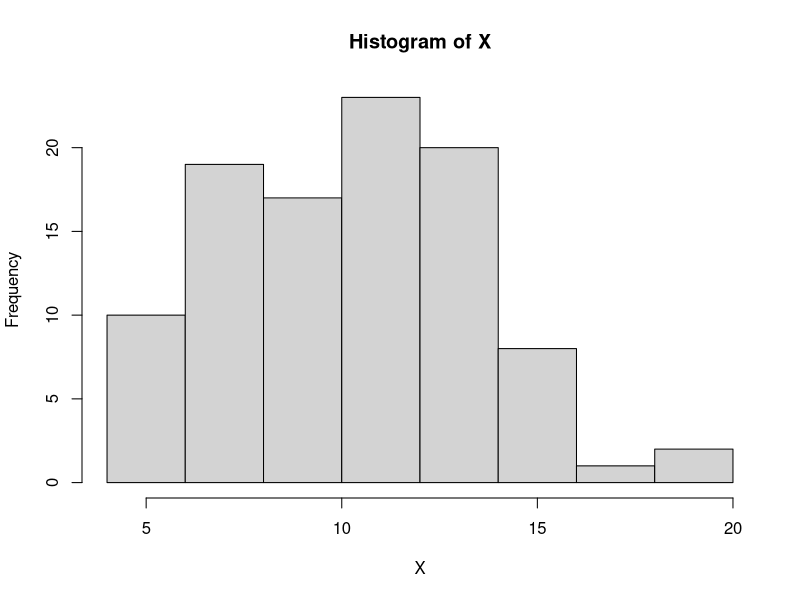

Here is the R script that generated this plot:
## ---- chunk 1
knitr::opts_chunk$set(echo = TRUE)
## ---- chunk 2
#R code to produce a plot, which will show in the doc
#alternatively, past the figure into the document
X <- rnorm(100,10,3)
hist(X)
